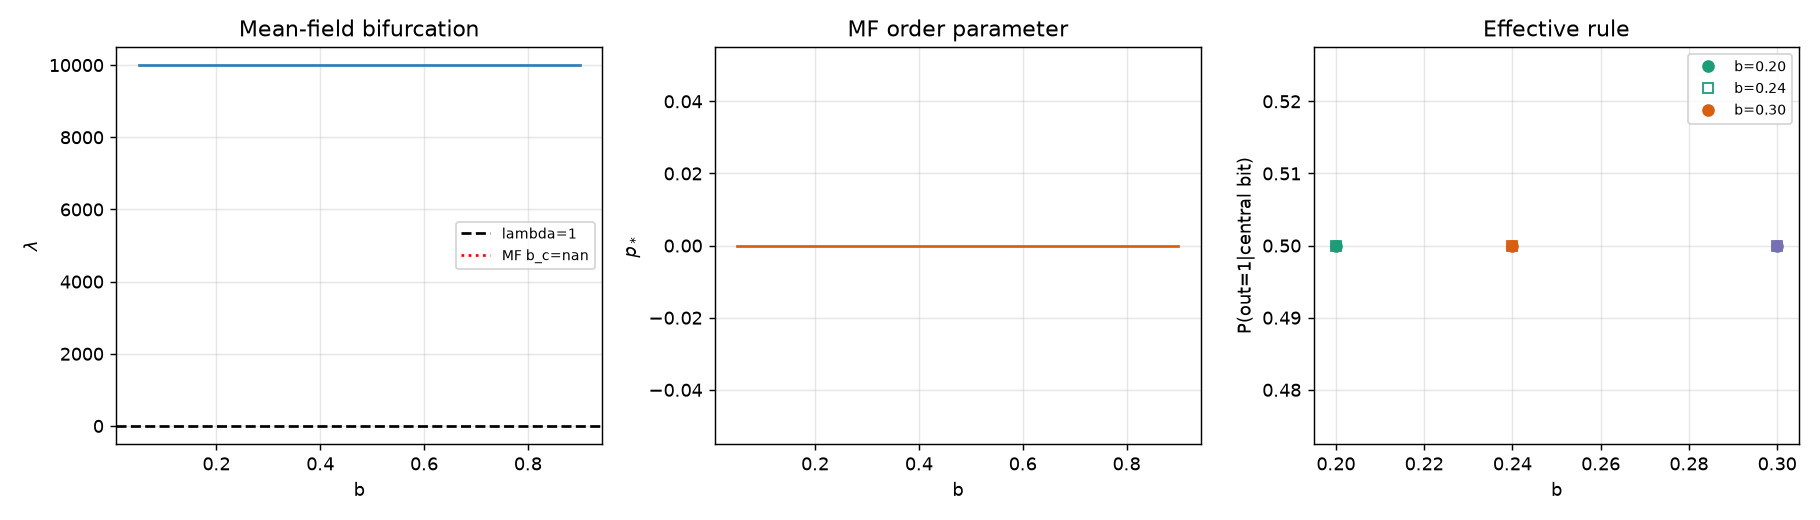

The script that saved this image:
"""Understand WHY the loom's CP sits at b_c ~ 0.24 by deriving its effective
dynamics (mean-field) and measuring live micro-sim activity balance."""
import numpy as np
import matplotlib; matplotlib.use('Agg')
import matplotlib.pyplot as plt

def R_rule(x, b):
    nn = (((x>>2)&1) | (((x>>3)&1)<<1) | (((x>>4)&1)<<2) | (((x>>5)&1)<<3))
    return (x ^ ((nn < b).astype(np.int64))) & 1

def mf_fixedpoint(b):
    from math import comb
    def rhs(p):
        s = 0.0
        for c in range(5):
            pc = comb(4, c) * p**c * (1-p)**(4-c)
            s += pc * ((1-p) if c < b else p)
        return s
    ps = np.linspace(0, 1, 4001)
    r = np.array([rhs(p) for p in ps])
    lam = rhs(1e-4) / 1e-4
    p_star = 0.0
    for i in range(len(ps)-1):
        if (r[i]-ps[i])*(r[i+1]-ps[i+1]) < 0 and ps[i] > 0.001:
            p_star = ps[i] - (r[i]-ps[i])*(ps[i+1]-ps[i])/(r[i+1]-r[i])
            break
    return lam, p_star

bs = np.linspace(0.05, 0.9, 171)
lams = []; pstars = []
for b in bs:
    lam, ps_ = mf_fixedpoint(b); lams.append(lam); pstars.append(ps_)
lams = np.array(lams); pstars = np.array(pstars)
sig = np.diff(np.sign(lams - 1.0))
b_mf = bs[np.where(sig)[0][0]] if np.any(sig) else np.nan
b_appear = bs[np.argmax(pstars > 0.001)]
print('MEAN-FIELD bifurcation b_c (lambda=1) ~ %.3f' % b_mf)
print('  b where active branch p_star first appears: %.3f' % b_appear)

# live micro-sim (vectorized per-step over numpy arrays)
def step_2d(grid, b):
    L = grid.shape[0]
    up = np.roll(grid, 1, 0); down = np.roll(grid, -1, 0)
    left = np.roll(grid, 1, 1); right = np.roll(grid, -1, 1)
    neigh = (up | (down<<1) | (left<<2) | (right<<3)).astype(np.int64)
    return (grid ^ (neigh < b)) & 1

def measure(b, L=200, steps=400, seed=1):
    rng = np.random.default_rng(seed)
    grid = rng.integers(0, 2, (L, L), dtype=np.uint8)
    a = []
    for t in range(steps):
        grid = step_2d(grid, b)
        a.append(grid.mean())
    return np.array(a)

a24 = measure(0.24)
print('Live sim at b=0.24: activity -> %.3f' % a24[-1])

fig, ax = plt.subplots(1, 3, figsize=(14, 4))
ax[0].plot(bs, lams, '-', color='#2c7fb8'); ax[0].axhline(1.0, color='k', ls='--', label='lambda=1')
ax[0].axvline(b_mf, color='r', ls=':', label='MF b_c=%.3f'%b_mf)
ax[0].set_xlabel('b'); ax[0].set_ylabel(r'$\lambda$'); ax[0].set_title('Mean-field bifurcation')
ax[0].legend(fontsize=8); ax[0].grid(alpha=.3)
ax[1].plot(bs, pstars, '-', color='#d95f0e'); ax[1].set_xlabel('b')
ax[1].set_ylabel(r'$p_*$'); ax[1].set_title('MF order parameter'); ax[1].grid(alpha=.3)
xs = np.arange(256)
for bi, col in [(0.20,'#1b9e77'),(0.24,'#d95f0e'),(0.30,'#7570b3')]:
    rv = np.array([R_rule(x, bi) for x in xs])
    ax[2].plot(bi, np.mean(rv[xs < 128]), 'o', color=col)
    ax[2].plot(bi, np.mean(rv[xs >= 128]), 's', color=col, markerfacecolor='none')
ax[2].set_xlabel('b'); ax[2].set_ylabel('P(out=1|central bit)')
ax[2].set_title('Effective rule'); ax[2].grid(alpha=.3)
ax[2].legend(['b=0.20','b=0.24','b=0.30'], fontsize=8)
fig.tight_layout(); fig.savefig('loom_meanfield.png', dpi=130)

import json
json.dump({'b_mf_bifurcation': float(b_mf), 'b_mf_active_appear': float(b_appear),
           'activity_at_0.24': float(a24[-1])},
          open('loom_meanfield_metrics.json','w'), indent=2)
print('wrote loom_meanfield.png / .json')
